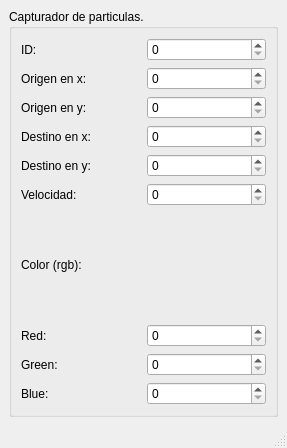
<?xml version="1.0" encoding="UTF-8"?>
<ui version="4.0">
 <class>MainWindow</class>
 <widget class="QMainWindow" name="MainWindow">
  <property name="geometry">
   <rect>
    <x>0</x>
    <y>0</y>
    <width>287</width>
    <height>448</height>
   </rect>
  </property>
  <property name="windowTitle">
   <string>MainWindow</string>
  </property>
  <widget class="QWidget" name="centralwidget">
   <layout class="QGridLayout" name="gridLayout_2">
    <item row="0" column="0">
     <widget class="QGroupBox" name="groupBox">
      <property name="title">
       <string>Capturador de particulas.</string>
      </property>
      <layout class="QGridLayout" name="gridLayout">
       <item row="0" column="0">
        <widget class="QLabel" name="label">
         <property name="text">
          <string>ID:</string>
         </property>
        </widget>
       </item>
       <item row="0" column="1">
        <widget class="QSpinBox" name="spinBox"/>
       </item>
       <item row="1" column="0">
        <widget class="QLabel" name="label_2">
         <property name="text">
          <string>Origen en x:</string>
         </property>
        </widget>
       </item>
       <item row="1" column="1">
        <widget class="QSpinBox" name="spinBox_2"/>
       </item>
       <item row="2" column="0">
        <widget class="QLabel" name="label_3">
         <property name="text">
          <string>Origen en y:</string>
         </property>
        </widget>
       </item>
       <item row="2" column="1">
        <widget class="QSpinBox" name="spinBox_3"/>
       </item>
       <item row="3" column="0">
        <widget class="QLabel" name="label_4">
         <property name="text">
          <string>Destino en x:</string>
         </property>
        </widget>
       </item>
       <item row="3" column="1">
        <widget class="QSpinBox" name="spinBox_4"/>
       </item>
       <item row="4" column="0">
        <widget class="QLabel" name="label_5">
         <property name="text">
          <string>Destino en y:</string>
         </property>
        </widget>
       </item>
       <item row="4" column="1">
        <widget class="QSpinBox" name="spinBox_5"/>
       </item>
       <item row="5" column="0">
        <widget class="QLabel" name="label_6">
         <property name="text">
          <string>Velocidad:</string>
         </property>
        </widget>
       </item>
       <item row="5" column="1">
        <widget class="QSpinBox" name="spinBox_6"/>
       </item>
       <item row="6" column="0" colspan="2">
        <widget class="QLabel" name="label_7">
         <property name="text">
          <string>Color (rgb):</string>
         </property>
        </widget>
       </item>
       <item row="7" column="0">
        <widget class="QLabel" name="label_8">
         <property name="text">
          <string>Red:</string>
         </property>
        </widget>
       </item>
       <item row="7" column="1">
        <widget class="QSpinBox" name="spinBox_8"/>
       </item>
       <item row="8" column="0">
        <widget class="QLabel" name="label_9">
         <property name="text">
          <string>Green:</string>
         </property>
        </widget>
       </item>
       <item row="8" column="1">
        <widget class="QSpinBox" name="spinBox_7"/>
       </item>
       <item row="9" column="0">
        <widget class="QLabel" name="label_10">
         <property name="text">
          <string>Blue:</string>
         </property>
        </widget>
       </item>
       <item row="9" column="1">
        <widget class="QSpinBox" name="spinBox_9"/>
       </item>
      </layout>
     </widget>
    </item>
   </layout>
  </widget>
  <widget class="QMenuBar" name="menubar">
   <property name="geometry">
    <rect>
     <x>0</x>
     <y>0</y>
     <width>287</width>
     <height>26</height>
    </rect>
   </property>
  </widget>
  <widget class="QStatusBar" name="statusbar"/>
 </widget>
 <resources/>
 <connections/>
</ui>
